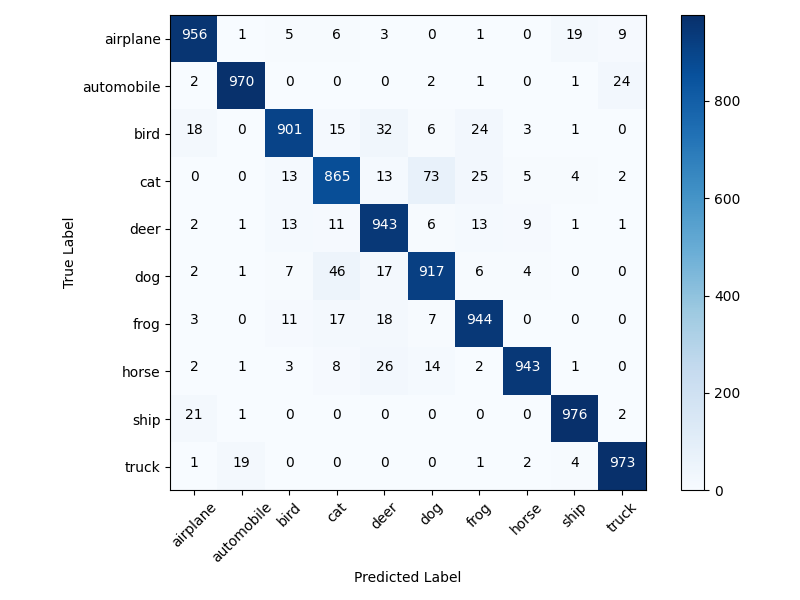
#> input picture fig/pe/confusion_matrix for learnable prompt (CoOp).png, 800 x 600 px, found by its file name; its folder holds 4 pictures in this run
$ python cm_vis.py
#> lines starting #> are read from the running program, lines starting #| are printed output that depends on the picture
import os
import math
import matplotlib.pyplot as plt
import matplotlib.image as mpimg


img_dir = '/home/users/u7244940/clip_project/fig/pe'
files = os.listdir(img_dir)

png_files = [f for f in files if f.endswith('.png')]


n = len(png_files)

cols = 3
rows = math.ceil(n / cols)


fig, axs = plt.subplots(rows, cols, figsize=(5 * cols, 5 * rows))

axs = axs.ravel()


for i, file in enumerate(png_files):
    img_path = os.path.join(img_dir, file)
    img = mpimg.imread(img_path)
#> img is the input picture: shape (600, 800, 4) float32; mean R, G, B, A 0.909, 0.928, 0.951, 1
    axs[i].imshow(img)
    axs[i].set_title(file[:-4], fontsize=10)
    axs[i].axis('off')


for j in range(i + 1, len(axs)):
    fig.delaxes(axs[j])
#> this loop made 2 passes
#> j on passes 1 to 2: 4, 5

plt.tight_layout()

plt.savefig('./fig/cm_pe.png')
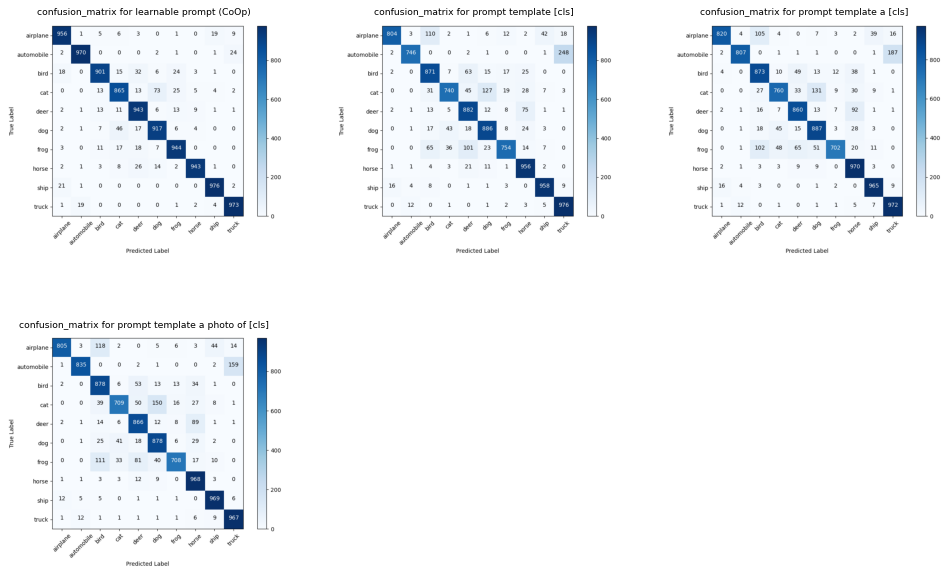
#> figure drawn by matplotlib, 4 panels
plt.show()
